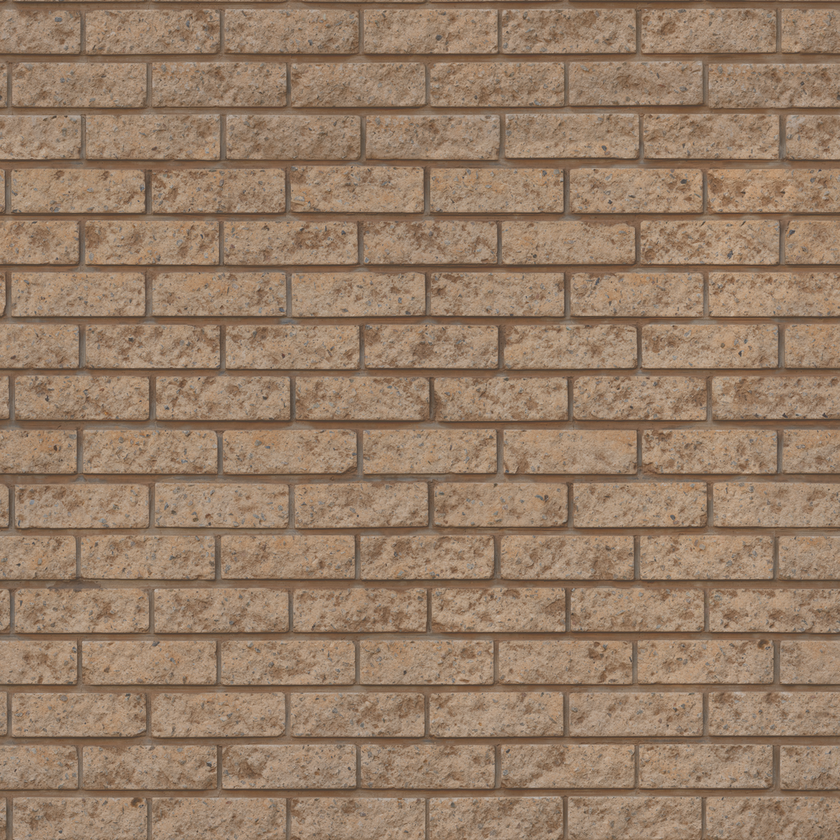
#> input picture Trabalho 4/brick1.png, 840 x 840 px, shrunk from 1024 x 1024 before the run
$ python compCooc.py brick1.png   (older library calls are emulated)
#> lines starting #> are read from the running program, lines starting #| are printed output that depends on the picture
import sys
import cv2
import numpy as np
from skimage.feature import greycoprops, greycomatrix

def grayCoMatrix(img):
    gMatrix = greycomatrix(img, [1], [0, np.pi/2, np.pi/4, 3*np.pi/4], levels=256, normed=True)
    contraste = greycoprops(gMatrix, 'contrast')
    energia = greycoprops(gMatrix, 'energy')
    return contraste.mean(), energia.mean()

if __name__ == "__main__":
    if(len(sys.argv) < 2):
        print("Parametros passados insuficientes, passe o diretorio da imagem.\n")
        sys.exit()
    img = cv2.imread(sys.argv[1], cv2.IMREAD_GRAYSCALE)
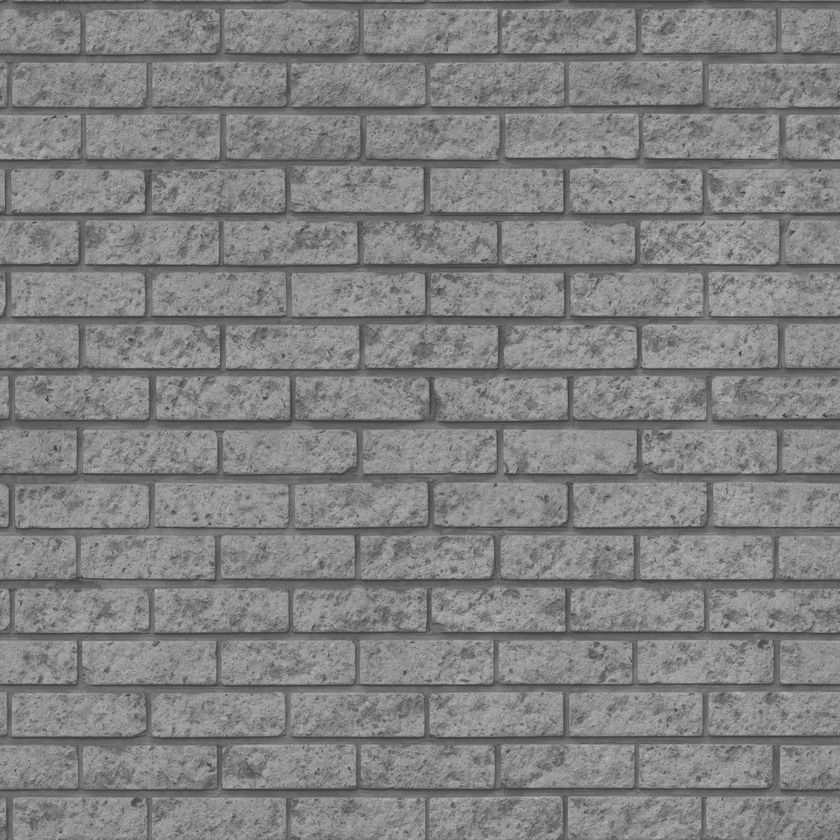
#> img: shape (840, 840); min 55, max 186, mean 129
    img = np.array(img, dtype=np.uint8)
    contraste, energia = grayCoMatrix(img)
#> in grayCoMatrix, `contraste = greycoprops(gMatrix, 'contrast')`: contraste = [[113, 179.7, 253, 212.9]]
#> in grayCoMatrix, `energia = greycoprops(gMatrix, 'energy')`: energia = [[0.0216, 0.0194, 0.0179, 0.0187]]
#> contraste = 189.7; energia = 0.0194
    sys.argv[1] = sys.argv[1].replace('.png', '')
    info = f"Medidas da Matriz de Coocorrencia da imagem {sys.argv[1]}: Contraste:{contraste}\tEnergia:{energia}\n"
    with open("comparacoes_Coocorrencia.txt", 'a', encoding='utf-8') as escrita:
        escrita.writelines(info)

$ run again, on Trabalho 4/metal1.png
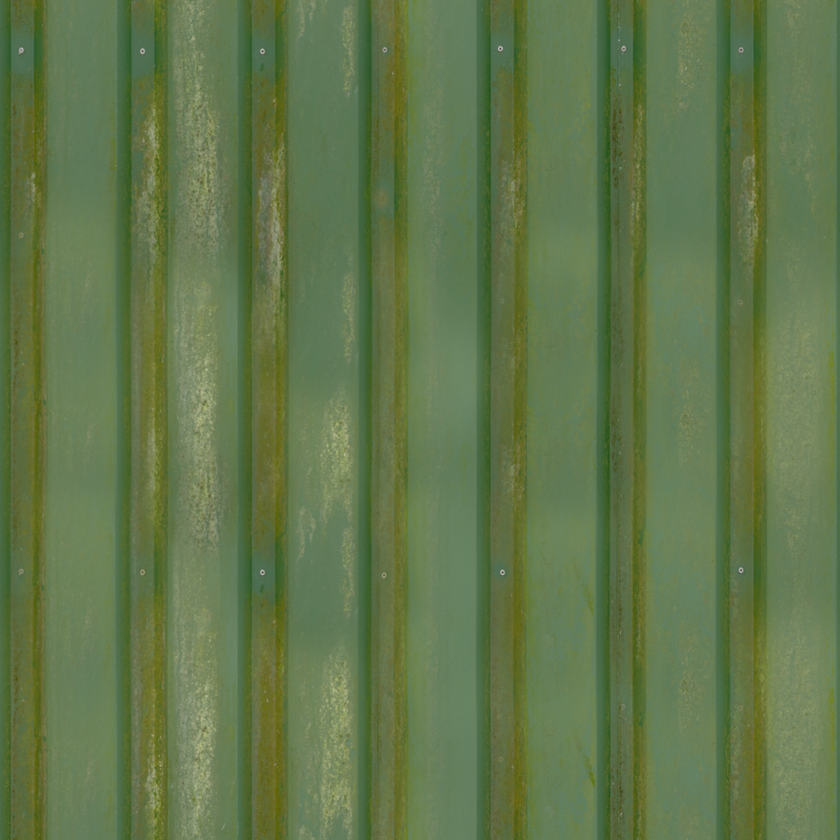
#> input picture Trabalho 4/metal1.png, 840 x 840 px, shrunk from 1024 x 1024 before the run
#> `img = cv2.imread(sys.argv[1], cv2.IMREAD_GRAYSCALE)`:
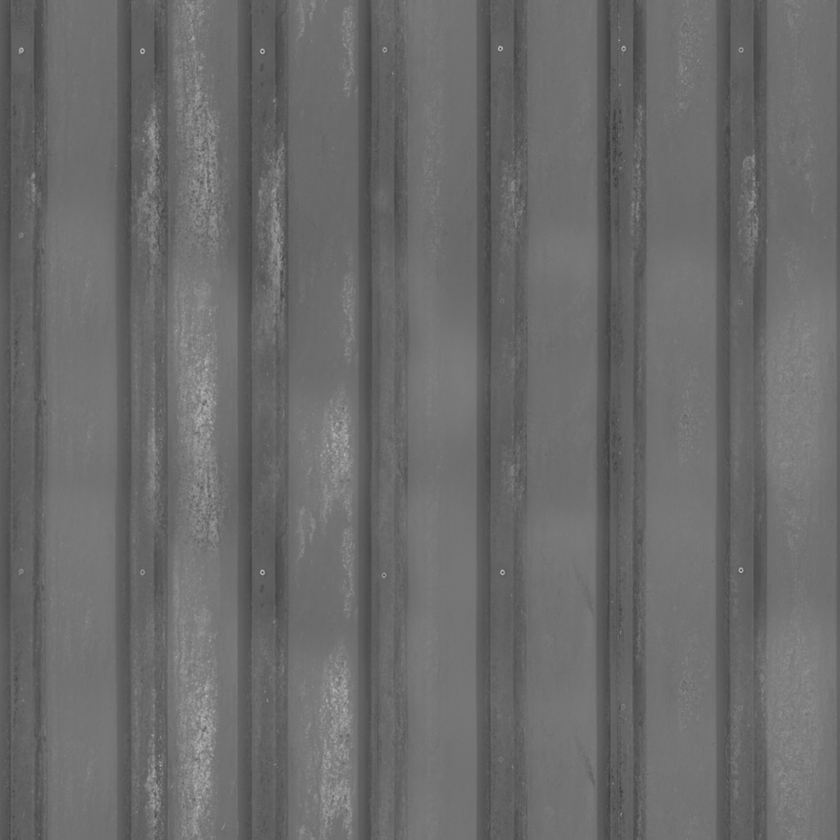
#> img: shape (840, 840); min 52, max 185, mean 106.5
#> in grayCoMatrix, `contraste = greycoprops(gMatrix, 'contrast')`: contraste = [[14.5, 6.16, 17.56, 17.04]]
#> in grayCoMatrix, `energia = greycoprops(gMatrix, 'energy')`: energia = [[0.0633, 0.0738, 0.0601, 0.0608]]
#> `contraste, energia = grayCoMatrix(img)`: contraste = 13.82; energia = 0.0645

$ run again, on Trabalho 4/textura1.png
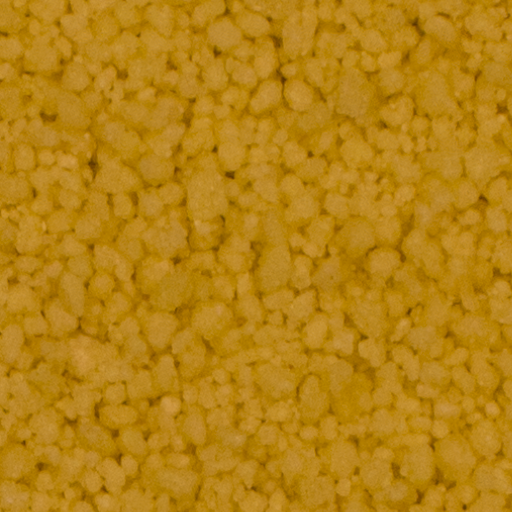
#> input picture Trabalho 4/textura1.png, 512 x 512 px
#> `img = cv2.imread(sys.argv[1], cv2.IMREAD_GRAYSCALE)`:
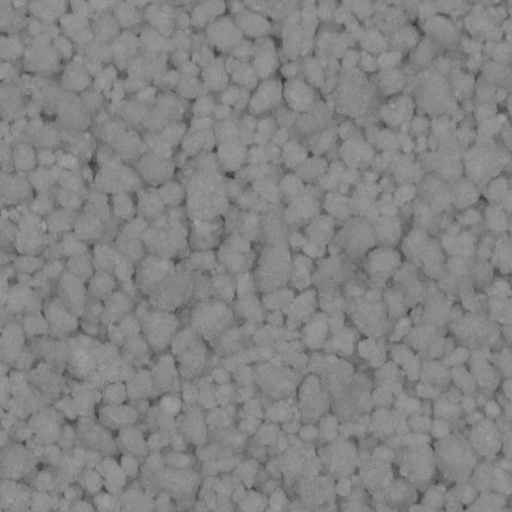
#> img: shape (512, 512); min 57, max 164, mean 132
#> in grayCoMatrix, `contraste = greycoprops(gMatrix, 'contrast')`: contraste = [[19.83, 15.96, 29.87, 30.69]]
#> in grayCoMatrix, `energia = greycoprops(gMatrix, 'energy')`: energia = [[0.0497, 0.0511, 0.045, 0.0451]]
#> `contraste, energia = grayCoMatrix(img)`: contraste = 24.09; energia = 0.0477
